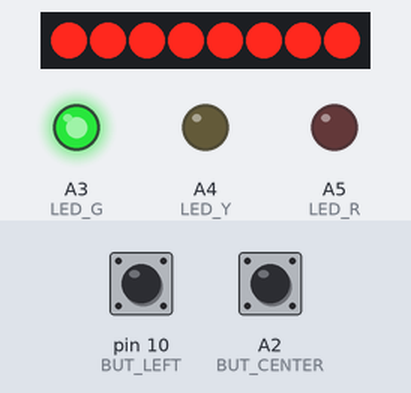
Recording of a sketch running on a simulated Arduino Uno, built with avr-gcc and run on an emulated ATmega328P. On the bench: 8 shift-register outputs drawn as a row of LEDs (first output left, lit = HIGH), output pins drawn as LEDs (lit = HIGH). Wiring (inferred from the names in the program): shift register (74HC595): data pin 4; shift clock pin 3; latch pin 6. Wiring (inferred from the signals the program sends): row of LEDs: on Q0, Q1, Q2, Q3, Q4, Q5, Q6, Q7. Inputs (shaded band) come from the test bench; at power-on: A2 (BUT_CENTER) HIGH, pin 10 (BUT_LEFT) HIGH. Pins used as bus, display or sensor lines are not drawn.

Above: at 0.14 s.
1.4 s: A2 (BUT_CENTER) pulled LOW for 0.15 s
At 2.2 s:
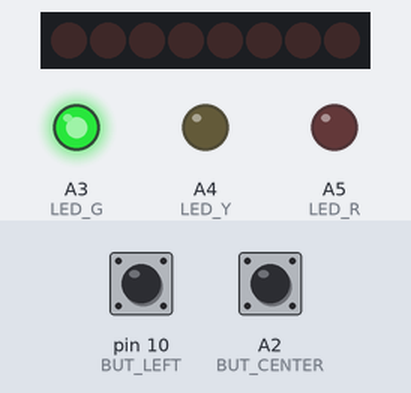
3.0 s: pin 10 (BUT_LEFT) pulled LOW for 0.15 s
At 3.07 s:
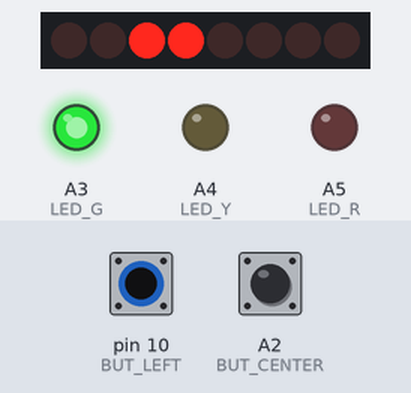
4.6 s: pin 10 (BUT_LEFT) driven LOW and A2 (BUT_CENTER) driven LOW
At 4.7 s:
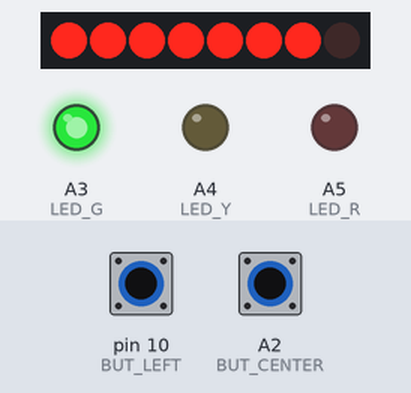
7.6 s: pin 10 (BUT_LEFT) driven HIGH
9.5 s: pin 10 (BUT_LEFT) driven LOW
At 9.89 s:
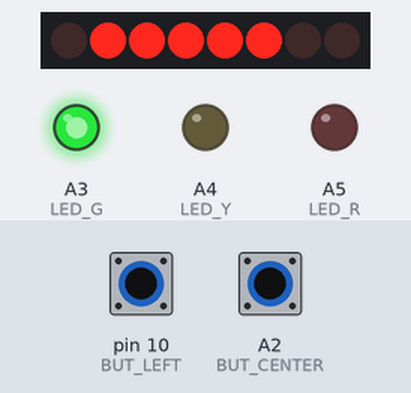
12.5 s: A2 (BUT_CENTER) driven HIGH
Timing chart, 0 to 15.0 s (numbered marks = the images above; inputs shaded):
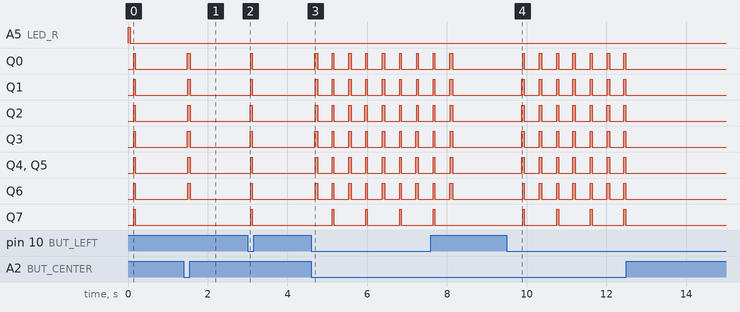

Measured:
- after the input at 1.4 s, Q0, Q3: LOW → HIGH after 0.08 s, → LOW 0.08 s later; Q1, Q2, Q4–6: LOW → HIGH after 0.10 s, → LOW 0.06 s later
- after the input at 3.0 s, Q0, Q1, Q4–7: LOW → HIGH after 0.08 s, → LOW 0.04 s later; Q2, Q3: LOW → HIGH after 0.06 s, → LOW 0.06 s later
- after the input at 4.6 s, Q0: alternates HIGH for 0.04 s and LOW for 0.38 s, starting after 0.08 s; Q1: alternates HIGH for 0.04 s and LOW for 0.38 s, starting after 0.10 s
- after the input at 9.5 s, Q0: alternates HIGH for 0.04 s and LOW for 0.38 s, starting after 0.40 s; Q1: alternates HIGH for 0.06 s and LOW for 0.38 s, starting after 0.38 s
- after the input at 12.5 s, every drawn part: stays the same

The sketch:

Proto01_P05_Pingms.ino
```cpp
// Author : Nathan Jambe
// This code is intended to work with the prototype 0.1
// July 2014

#include <EtherCard.h>
#include <SPI.h>
#include <string.h>

/********* IO PORTS **********/
#define PIN_SCE   6
#define PIN_RESET 7
#define PIN_DC    5
#define PIN_SDIN  4
#define PIN_SCLK  3

#define LED_R     A5
#define LED_Y     A4
#define LED_G     A3

#define BUT_UP     A0
#define BUT_DOWN   9
#define BUT_CENTER A2
#define BUT_LEFT   10
#define BUT_RIGHT  A1

/****** NETWORK VALUES ******/
#define STATIC 1                    // set to 1 to disable DHCP
#define IN_PORT 7777
#define OUT_PORT 7890
#define SERVER_IP "192.168.1.98"
#define MY_IP "192.168.1.47"
#define GW_IP "192.168.1.1"
static byte mymac[] = {
  0x74,0x69,0x69,0x2D,0x30,0x31 };  // Ethernet MAC address

/****** SCREEN VALUES ******/
#define LCD_C     LOW
#define LCD_D     HIGH
#define LCD_X     84
#define LCD_Y     48

/****** BUTTONS VALUES ******/
#define UP_PRESS      01
#define UP_RELEA      00
#define DOWN_PRESS    11
#define DOWN_RELEA    10
#define LEFT_PRESS    21
#define LEFT_RELEA    20
#define CENTER_PRESS  31
#define CENTER_RELEA  30
#define RIGHT_PRESS   41
#define RIGHT_RELEA   40

/******** FUNCTIONS *********/
#define LED_R_ON digitalWrite(LED_R, HIGH)
#define LED_R_OFF digitalWrite(LED_R, LOW)
#define LED_Y_ON digitalWrite(LED_Y, HIGH)
#define LED_Y_OFF digitalWrite(LED_Y, LOW)
#define LED_G_ON digitalWrite(LED_G, HIGH)
#define LED_G_OFF digitalWrite(LED_G, LOW)

#define CND_UP if (digitalRead(BUT_UP) == LOW)
#define CND_DOWN if (digitalRead(BUT_DOWN) == LOW)
#define CND_LEFT if (digitalRead(BUT_LEFT) == LOW)
#define CND_RIGHT if (digitalRead(BUT_RIGHT) == LOW)
#define CND_CENTER if (digitalRead(BUT_CENTER) == LOW)

#define WHILE_UP_PRESS while (digitalRead(BUT_UP) == LOW)
#define WHILE_DOWN_PRESS while (digitalRead(BUT_DOWN) == LOW)
#define WHILE_LEFT_PRESS while (digitalRead(BUT_LEFT) == LOW)
#define WHILE_RIGHT_PRESS while (digitalRead(BUT_RIGHT) == LOW)
#define WHILE_CENTER_PRESS while (digitalRead(BUT_CENTER) == LOW)
#define WHILE_CENTER_NPRESS while (digitalRead(BUT_CENTER) == HIGH)

// Ethernet variables
byte Ethernet::buffer[700]; // tcp/ip send and receive buffer
byte myip[4] = {192, 168, 1, 50};
byte gwip[4] = {192, 168, 1, 1};
volatile int nbsent = 0;
volatile int nbrecv = 0;

const char page[] PROGMEM =
"HTTP/1.0 200 OK\r\n"
"Content-Type: text/html\r\n"
"Retry-After: 600\r\n"
"\r\n"
"<html>"
"<head><title>"
"Nathan's System"
"</title></head>"
"<body>"
"<h3>Welcome on my system :)</h3>"
"<p><em>"
"The device that generates this page has a dynamic IP.<br />"
"Try to get me ;)"
"</em></p>"
"</body>"
"</html>"
;

int opt = 0;
unsigned long timer;
int screen = 0;

// Screen variables
int count=0;
char dat[4];
char disp_tab[]={'0','1','2','3','4','5','6','7','8','9'};
char buf[72]="A_simple_example_of_interfacing_with_the_84_x_48_pixel_Nokia_3310_LCD!!";

static const byte ASCII[][5] =
{  {        0x00, 0x00, 0x00, 0x00, 0x00      } // 20
  ,{        0x00, 0x00, 0x5f, 0x00, 0x00      } // 21 !
  ,{        0x00, 0x07, 0x00, 0x07, 0x00      } // 22 "
  ,{        0x14, 0x7f, 0x14, 0x7f, 0x14      } // 23 #
  ,{        0x24, 0x2a, 0x7f, 0x2a, 0x12      } // 24 $
  ,{        0x23, 0x13, 0x08, 0x64, 0x62      } // 25 %
  ,{        0x36, 0x49, 0x55, 0x22, 0x50      } // 26 &
  ,{        0x00, 0x05, 0x03, 0x00, 0x00      } // 27 '
  ,{        0x00, 0x1c, 0x22, 0x41, 0x00      } // 28 (
  ,{        0x00, 0x41, 0x22, 0x1c, 0x00      } // 29 )
  ,{        0x14, 0x08, 0x3e, 0x08, 0x14      } // 2a *
  ,{        0x08, 0x08, 0x3e, 0x08, 0x08      } // 2b +
  ,{        0x00, 0x50, 0x30, 0x00, 0x00      } // 2c ,
  ,{        0x08, 0x08, 0x08, 0x08, 0x08      } // 2d -
  ,{        0x00, 0x60, 0x60, 0x00, 0x00      } // 2e .
  ,{        0x20, 0x10, 0x08, 0x04, 0x02      } // 2f /
  ,{        0x3e, 0x51, 0x49, 0x45, 0x3e      } // 30 0
  ,{        0x00, 0x42, 0x7f, 0x40, 0x00      } // 31 1
  ,{        0x42, 0x61, 0x51, 0x49, 0x46      } // 32 2
  ,{        0x21, 0x41, 0x45, 0x4b, 0x31      } // 33 3
  ,{        0x18, 0x14, 0x12, 0x7f, 0x10      } // 34 4
  ,{        0x27, 0x45, 0x45, 0x45, 0x39      } // 35 5
  ,{        0x3c, 0x4a, 0x49, 0x49, 0x30      } // 36 6
  ,{        0x01, 0x71, 0x09, 0x05, 0x03      } // 37 7
  ,{        0x36, 0x49, 0x49, 0x49, 0x36      } // 38 8
  ,{        0x06, 0x49, 0x49, 0x29, 0x1e      } // 39 9
  ,{        0x00, 0x36, 0x36, 0x00, 0x00      } // 3a :
  ,{        0x00, 0x56, 0x36, 0x00, 0x00      } // 3b ;
  ,{        0x08, 0x14, 0x22, 0x41, 0x00      } // 3c <
  ,{        0x14, 0x14, 0x14, 0x14, 0x14      } // 3d =
  ,{        0x00, 0x41, 0x22, 0x14, 0x08      } // 3e >
  ,{        0x02, 0x01, 0x51, 0x09, 0x06      } // 3f ?
  ,{        0x32, 0x49, 0x79, 0x41, 0x3e      } // 40 @
  ,{        0x7e, 0x11, 0x11, 0x11, 0x7e      } // 41 A
  ,{        0x7f, 0x49, 0x49, 0x49, 0x36      } // 42 B
  ,{        0x3e, 0x41, 0x41, 0x41, 0x22      } // 43 C
  ,{        0x7f, 0x41, 0x41, 0x22, 0x1c      } // 44 D
  ,{        0x7f, 0x49, 0x49, 0x49, 0x41      } // 45 E
  ,{        0x7f, 0x09, 0x09, 0x09, 0x01      } // 46 F
  ,{        0x3e, 0x41, 0x49, 0x49, 0x7a      } // 47 G
  ,{        0x7f, 0x08, 0x08, 0x08, 0x7f      } // 48 H
  ,{        0x00, 0x41, 0x7f, 0x41, 0x00      } // 49 I
  ,{        0x20, 0x40, 0x41, 0x3f, 0x01      } // 4a J
  ,{        0x7f, 0x08, 0x14, 0x22, 0x41      } // 4b K
  ,{        0x7f, 0x40, 0x40, 0x40, 0x40      } // 4c L
  ,{        0x7f, 0x02, 0x0c, 0x02, 0x7f      } // 4d M
  ,{        0x7f, 0x04, 0x08, 0x10, 0x7f      } // 4e N
  ,{        0x3e, 0x41, 0x41, 0x41, 0x3e      } // 4f O
  ,{        0x7f, 0x09, 0x09, 0x09, 0x06      } // 50 P
  ,{        0x3e, 0x41, 0x51, 0x21, 0x5e      } // 51 Q
  ,{        0x7f, 0x09, 0x19, 0x29, 0x46      } // 52 R
  ,{        0x46, 0x49, 0x49, 0x49, 0x31      } // 53 S
  ,{        0x01, 0x01, 0x7f, 0x01, 0x01      } // 54 T
  ,{        0x3f, 0x40, 0x40, 0x40, 0x3f      } // 55 U
  ,{        0x1f, 0x20, 0x40, 0x20, 0x1f      } // 56 V
  ,{        0x3f, 0x40, 0x38, 0x40, 0x3f      } // 57 W
  ,{        0x63, 0x14, 0x08, 0x14, 0x63      } // 58 X
  ,{        0x07, 0x08, 0x70, 0x08, 0x07      } // 59 Y
  ,{        0x61, 0x51, 0x49, 0x45, 0x43      } // 5a Z
  ,{        0x00, 0x7f, 0x41, 0x41, 0x00      } // 5b [
  ,{        0x02, 0x04, 0x08, 0x10, 0x20      } // 5c ¥
  ,{        0x00, 0x41, 0x41, 0x7f, 0x00      } // 5d ]
  ,{        0x04, 0x02, 0x01, 0x02, 0x04      } // 5e ^
  ,{        0x40, 0x40, 0x40, 0x40, 0x40      } // 5f _
  ,{        0x00, 0x01, 0x02, 0x04, 0x00      } // 60 `
  ,{        0x20, 0x54, 0x54, 0x54, 0x78      } // 61 a
  ,{        0x7f, 0x48, 0x44, 0x44, 0x38      } // 62 b
  ,{        0x38, 0x44, 0x44, 0x44, 0x20      } // 63 c
  ,{        0x38, 0x44, 0x44, 0x48, 0x7f      } // 64 d
  ,{        0x38, 0x54, 0x54, 0x54, 0x18      } // 65 e
  ,{        0x08, 0x7e, 0x09, 0x01, 0x02      } // 66 f
  ,{        0x0c, 0x52, 0x52, 0x52, 0x3e      } // 67 g
  ,{        0x7f, 0x08, 0x04, 0x04, 0x78      } // 68 h
  ,{        0x00, 0x44, 0x7d, 0x40, 0x00      } // 69 i
  ,{        0x20, 0x40, 0x44, 0x3d, 0x00      } // 6a j
  ,{        0x7f, 0x10, 0x28, 0x44, 0x00      } // 6b k
  ,{        0x00, 0x41, 0x7f, 0x40, 0x00      } // 6c l
  ,{        0x7c, 0x04, 0x18, 0x04, 0x78      } // 6d m
  ,{        0x7c, 0x08, 0x04, 0x04, 0x78      } // 6e n
  ,{        0x38, 0x44, 0x44, 0x44, 0x38      } // 6f o
  ,{        0x7c, 0x14, 0x14, 0x14, 0x08      } // 70 p
  ,{        0x08, 0x14, 0x14, 0x18, 0x7c      } // 71 q
  ,{        0x7c, 0x08, 0x04, 0x04, 0x08      } // 72 r
  ,{        0x48, 0x54, 0x54, 0x54, 0x20      } // 73 s
  ,{        0x04, 0x3f, 0x44, 0x40, 0x20      } // 74 t
  ,{        0x3c, 0x40, 0x40, 0x20, 0x7c      } // 75 u
  ,{        0x1c, 0x20, 0x40, 0x20, 0x1c      } // 76 v
  ,{        0x3c, 0x40, 0x30, 0x40, 0x3c      } // 77 w
  ,{        0x44, 0x28, 0x10, 0x28, 0x44      } // 78 x
  ,{        0x0c, 0x50, 0x50, 0x50, 0x3c      } // 79 y
  ,{        0x44, 0x64, 0x54, 0x4c, 0x44      } // 7a z
  ,{        0x00, 0x08, 0x36, 0x41, 0x00      } // 7b {
  ,{        0x00, 0x00, 0x7f, 0x00, 0x00      } // 7c |
  ,{        0x00, 0x41, 0x36, 0x08, 0x00      } // 7d }
  ,{        0x10, 0x08, 0x08, 0x10, 0x08      } // 7e ←
  ,{        0x78, 0x46, 0x41, 0x46, 0x78      } // 7f →
};

void LcdCharacter(char character) {
  LcdWrite(LCD_D, 0x00);
  for (int index = 0; index < 5; index++) {
    LcdWrite(LCD_D, ASCII[character - 0x20][index]);
  }
  LcdWrite(LCD_D, 0x00);
}

void LcdClear(void) {
  for (int index = 0; index < LCD_X * LCD_Y / 8; index++) {
    LcdWrite(LCD_D, 0x00);
  }
}

void LcdInitialise(void) {
  pinMode(PIN_SCE, OUTPUT);
  pinMode(PIN_RESET, OUTPUT);
  pinMode(PIN_DC, OUTPUT);
  pinMode(PIN_SDIN, OUTPUT);
  pinMode(PIN_SCLK, OUTPUT);
  digitalWrite(PIN_RESET, LOW);
  digitalWrite(PIN_RESET, HIGH);
  LcdWrite(LCD_C, 0x21 );  // LCD Extended Commands.
  LcdWrite(LCD_C, 0xBF );  // Set LCD Vop (Contrast).
  LcdWrite(LCD_C, 0x04 );  // Set Temp coefficent. //0x04
  LcdWrite(LCD_C, 0x14 );  // LCD bias mode 1:48. //0x13
  LcdWrite(LCD_C, 0x0C );  // LCD in normal mode.
  LcdWrite(LCD_C, 0x20 );
  LcdWrite(LCD_C, 0x0C );
}

void LcdString(const char *characters) {
  while (*characters) {
    LcdCharacter(*characters++);
  }
}

void LcdWrite(byte dc, byte data) {
  digitalWrite(PIN_DC, dc);
  digitalWrite(PIN_SCE, LOW);
  shiftOut(PIN_SDIN, PIN_SCLK, MSBFIRST, data);
  digitalWrite(PIN_SCE, HIGH);
}

void gotoXY(int x, int y) {
  LcdWrite( 0, 0x80 | x);  // Column.
  LcdWrite( 0, 0x40 | y);  // Row.

}

// Performed actions while receive a UDP packet
void udpHandler(uint16_t dport, uint8_t * sip, const char * message, uint16_t len) {
  if (! strcmp(message, "ON")) {
    LED_R_ON;
  }

  if (! strcmp(message, "OFF")) {
    LED_R_OFF;
  }

  if (! strcmp(message, "Get state")) {
    if (digitalRead(LED_R) == HIGH) {
      sendServer("ON", 2);
    } else {
      sendServer("OFF", 3);
    }
  }
}

void sendServer(char* mess, int len) {
  LED_Y_ON;
  ether.sendUdp(mess, len, IN_PORT, ether.hisip, OUT_PORT);
  LED_Y_OFF;
}

// called when a ping comes in (replies to it are automatic)
static void gotPinged (byte* ptr) {

}

void setup(void) {
  // IO
  pinMode(BUT_UP, INPUT);
  pinMode(BUT_DOWN, INPUT);
  pinMode(BUT_LEFT, INPUT);
  pinMode(BUT_RIGHT, INPUT);
  pinMode(BUT_CENTER, INPUT);

  pinMode(LED_R, OUTPUT);
  pinMode(LED_Y, OUTPUT);
  pinMode(LED_G, OUTPUT);

  LED_R_ON;

  // Screen
  LcdInitialise();
  LcdClear();

  LED_R_OFF;
  LED_Y_ON;

  // Ethernet
  if (ether.begin(sizeof Ethernet::buffer, mymac) == 0)  LED_R_ON;
  ether.parseIp(myip, MY_IP);
  ether.staticSetup(myip, gwip);

  ether.parseIp(ether.hisip, SERVER_IP);
  ether.udpServerListenOnPort(udpHandler, IN_PORT);
  ether.registerPingCallback(gotPinged);

  LED_Y_OFF;
  LED_G_ON;

  screen_display(0);
}

void inline io(void) {
  word len = ether.packetReceive(); // go receive new packets
  word pos = ether.packetLoop(len); // respond to incoming pings
}

void loop(void) {
  word len = ether.packetReceive(); // go receive new packets
  word pos = ether.packetLoop(len); // respond to incoming pings

  switch (screen) {
    case 0:
      CND_CENTER {
        screen_display(1);
      }
      break;
    case 1:
      // report whenever a reply to our outgoing ping comes back
      if (len > 0 && ether.packetLoopIcmpCheckReply(ether.hisip)) {
        gotoXY(0,4);
        LcdString("          ");
        gotoXY(0,4);
        unsigned long t = micros() - timer;
        LcdString(ltoa((t) * 0.001, buf, 10));
        LcdString(" ms");
        sendServer(ltoa((t) * 0.001, buf, 10), 2);
      }

      CND_CENTER {
        delay(350);
        timer = micros();
        ether.clientIcmpRequest(ether.hisip);
      }

      CND_LEFT {
        screen_display(0);
        delay(350);
      }
      break;
  }
}

void screen_display(int s) {
  screen = s;
  switch (screen) {
    case 0:
      LcdClear();
      gotoXY(40,2);
      LcdString("^");
      gotoXY(25,3);
      LcdString("Ping");
      gotoXY(40,4);
      LcdString("v");
      break;
    case 1:
      if (opt < 0) { opt = 2; }
      if (opt > 2) { opt = 0; }

      LcdClear();
      gotoXY(0,0);
      LcdString(" == Ping == ");
      gotoXY(0,1);
      LcdString("Ping the SRV");
      gotoXY(0,3);
      LcdString("Time :");
      gotoXY(0,5);
      LcdString("<Menu");
      break;
  }
}
```
